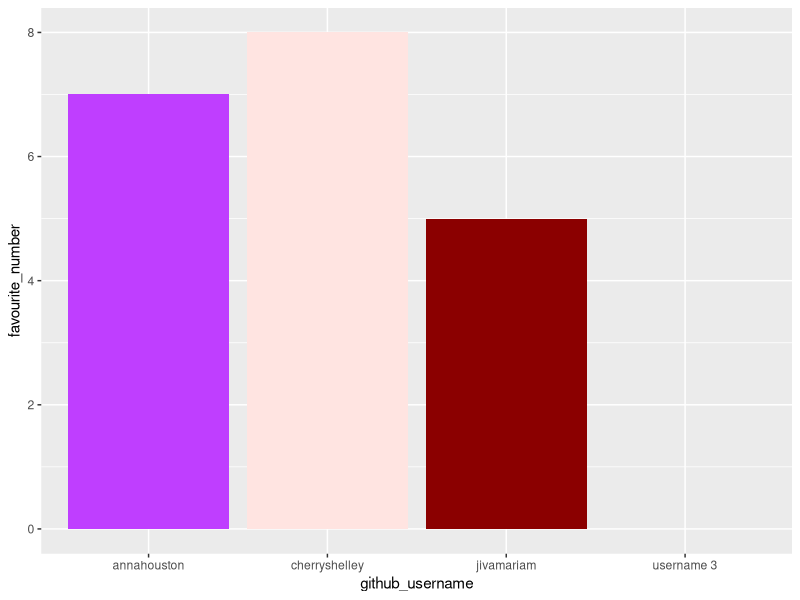

Here is the R script that generated this plot:
## ---- chunk 1
library(tidyverse) 
## ---- chunk 2
team_data <- tibble(
  name = c("Anna", "Michelle", "Mariam", 
           "member 3"),
  github_username = c("annahouston", "cherryshelley", "jivamariam", 
                     "username 3"), 
  colour = c("darkorchid1", "mistyrose", "darkred",
             "colour 3"),
  hobby = c("netball", "crocheting", "baking", 
            "hobby 3"),
  favourite_number = c(7, 8, 5, NA)
  )

team_data
## ---- chunk 3
p1 <- ggplot(data = team_data, 
             mapping = aes(x = github_username, 
                           y = favourite_number,
                           fill = colour), 
             ) +
   geom_col() +
   scale_fill_identity()
p1
